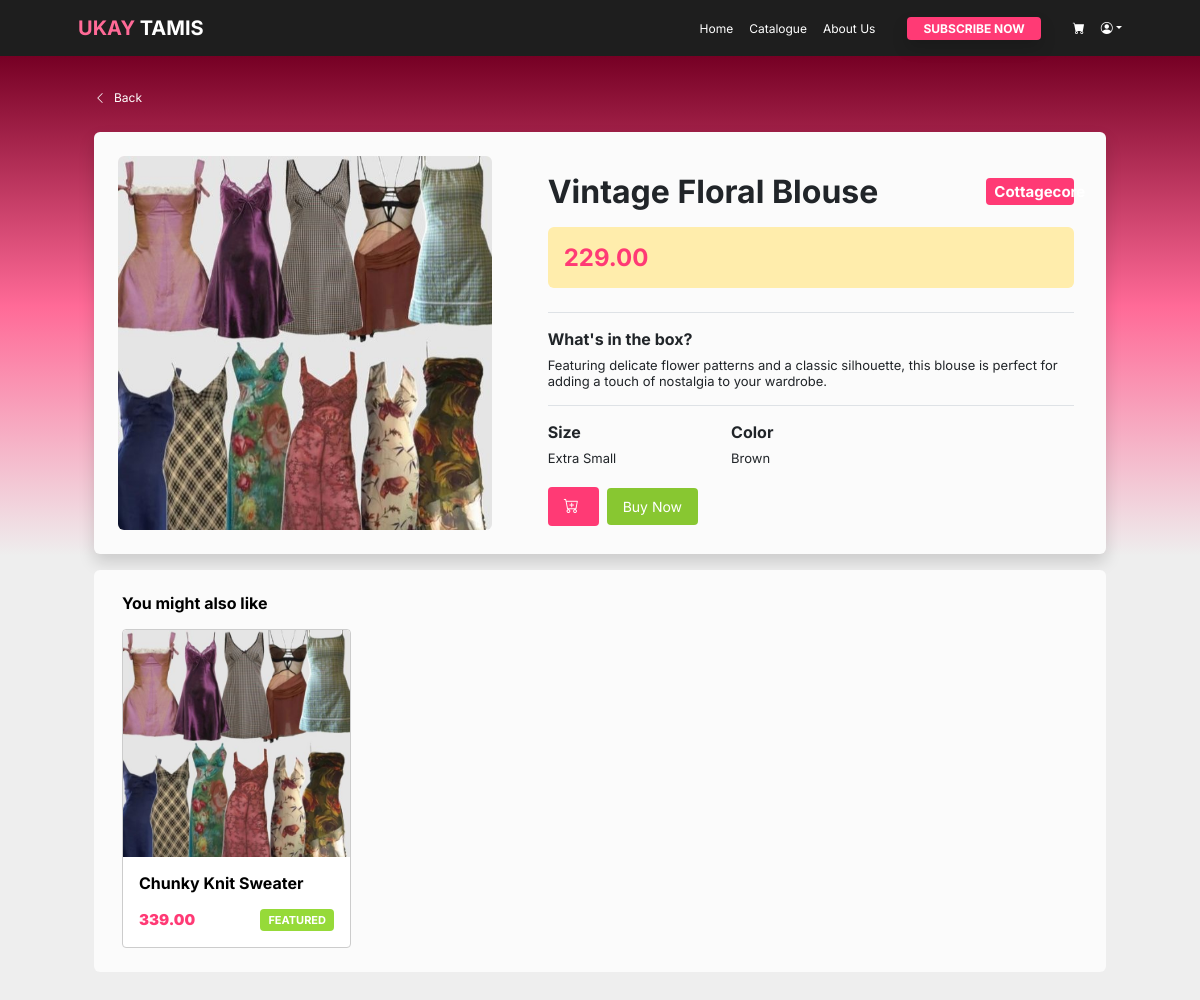
/item.php?item_id=item-00015, run on the app's committed database.
### tables this page shows
CREATE TABLE `item` (
  `item_id` varchar(10) NOT NULL,
  `style_id` varchar(10) DEFAULT NULL,
  `item_name` varchar(100) DEFAULT NULL,
  `item_description` varchar(255) DEFAULT NULL,
  `style` varchar(50) DEFAULT NULL,
  `price` decimal(10,2) DEFAULT NULL,
  `size` enum('XS','S','M','L','XL','XXL') DEFAULT NULL,
  `color` varchar(50) DEFAULT NULL,
  `item_img_url` varchar(45) DEFAULT NULL,
  `transaction_id` int(11) DEFAULT NULL,
  `order_number` varchar(20) DEFAULT NULL
);

CREATE TABLE `style` (
  `style_id` varchar(10) NOT NULL,
  `style` varchar(50) DEFAULT NULL,
  `style_description` text DEFAULT NULL,
  `style_img_url` varchar(50) DEFAULT NULL
);

### server/get_item_page.php (called while the page is built)
<?php
    include('connection.php');
    if (isset($_GET['item_id'])) {
        $item_id = $_GET['item_id'];
        $stmt = $conn -> prepare ("SELECT * FROM item INNER JOIN style ON item.style_id = style.style_id WHERE item.item_id = ? AND item.transaction_id IS NULL");
        $stmt -> bind_param("s", $item_id);
        $stmt -> execute();
        $item = $stmt -> get_result();
    } else {
        header('location: catalogue_page.php');
    }
?>

### server/get_related_item_item.php (called while the page is built)
<?php
    include('connection.php');
    if (isset($_GET['item_id'])) {
        $item_id = $_GET['item_id'];
        $stmt = $conn -> prepare ("SELECT style_id FROM item WHERE item_id = ? AND transaction_id IS NULL");
        $stmt -> bind_param("s", $item_id);
        $stmt -> execute();
        $result = $stmt -> get_result();
        $row = $result -> fetch_assoc();
        $style_id = $row['style_id'];
        $stmt = $conn -> prepare ("SELECT * FROM item INNER JOIN style ON item.style_id = style.style_id WHERE (item.style_id = ? AND item.item_id <> ?) AND item.transaction_id IS NULL");
        $stmt -> bind_param("ss", $style_id, $item_id);
        $stmt -> execute();
        $related_items = $stmt -> get_result();
    } else {
        header('location: catalogue_page.php');
    }
?>

### item.php (the view, shortened to what this page needs)
<?php include('server/get_item_page.php'); ?>
<!DOCTYPE html>
<html lang="en">
<head>
    <?php include 'head_resource.php';?>
    <link rel="stylesheet" href="css/style_box.css">
</head>
<body class="gray_bg2">
    <?php
        if (isset($_SESSION['logged_in'])) {
            include 'auth_nav_bar.php';
        } else {
            include 'nav_bar.php';
        }
    ?>
    <div class="container-fluid px-3 pt-1 gradient_pink center-align">
        <div class="container px-5 py-3">
            <div class="back_link p-2">
                <a class="border-0 p-2 rounded-1 justify-content-start text-decoration-none w-25" id="go_back" href="javascript:void(0)"><i class="bi bi-chevron-left me-2"></i>Back</a>
            </div>
            <?php while ($row = $item->fetch_assoc()) { ?>
                <div class="row shadow rounded-2 m-3 gray_bg">
                    <div class="col-sm-5 m-0 p-4">
                        <div class="card overflow-hidden border-0">
                            <img src="resources/<?php echo $row['item_img_url']; ?>" alt="<?php echo $row['item_name']; ?>">
                        </div>
                    </div>
                    <div class="col-sm-7 m-0 py-4 px-3 vstack d-flex align-items-stretch">
                        <div class="row m-0 p-3 pb-0 justify-content-between g-3">
                            <div class="col-sm-10 m-0 p-0">
                                <h2 class="bold_header align-content-center ps-0 mb-0 pb-0"><?php echo $row['item_name']; ?></h2>
                            </div>
                            <div class="col-sm-3 col-md-2 m-0 p-0 bold_header center-align align-content-center">
                                <p class="rounded-1 tag_pink px-2 py-1 m-0 center_text"><?php echo $row['style']; ?></p>
                            </div>
                        </div>
                        <div class="pt-3 px-3 mb-0">
                            <div class="m-0">
                                <h4 class="pink_highlight2 rounded-2 p-3 bold_header box_price"><?php echo $row['price']; ?></h4>
                            </div>
                        </div>
                        <div class="pt-3 px-3 mb-0">
                            <div class="border-top pt-3 pb-0 m-0">
                                <h6 class="bold_header">What's in the box?</h6>
                                <p class="box_desc m-0 p-0"><?php echo $row['item_description']; ?></p>
                            </div>
                        </div>
                        <div class="pt-3 px-3 mb-0">
                            <div class="border-top pt-3 pb-0 m-0">
                                <div class="row">
                                    <div class="col-sm-4">
                                        <h6 class="bold_header">Size</h6>
                                        <p class="box_desc m-0 p-0">
                                            <?php
                                                if ($row['size'] == 'L') {
                                                    echo 'Large';
                                                } elseif ($row['size'] == 'M') {
                                                    echo 'Medium';
                                                } elseif ($row['size'] == 'S') {
                                                    echo 'Small';
                                                } elseif ($row['size'] == 'XL') {
                                                    echo 'Extra Large';
                                                } elseif ($row['size'] == 'XS') {
                                                    echo 'Extra Small';
                                                } else {
                                                    echo 'freesize';
                                                }
                                            ?>
                                        </p>
                                    </div>
                                    <div class="col-sm-4">
                                        <h6 class="bold_header">Color</h6>
                                        <p class="box_desc m-0 p-0"><?php echo $row['color']; ?></p>
                                    </div>
                                </div>
                            </div>
                        </div>
                        <div class="px-3 pt-0 mt-auto hstack gap-2">
                            <form method = "POST" action = "view_cart.php">
                                <div class="d-inline add_cart">
                                    <button class="btn btn-dark border-0 px-3 py-2 mb-1 rounded-1" type="submit" name ="add_to_cart"><i class="bi bi-cart-plus me-1"></i></button>
                                </div>
                             </form>
                            <form method = "POST" action = "<?php echo "quick_checkout.php?item_id=" . $row['item_id'] ?>">
                                <div class="d-inline buy_now">
                                    <button class="btn btn-dark border-0 px-3 py-2 mb-1 rounded-1" type="submit" name = "buy_now">Buy Now</button>
                                </div>
                            </form>
                        </div>
                    </div>
                </div>
            <?php } ?>
            <div class="row rounded-2 m-3 p-2 gray_bg">
                <div class="mt-3 mb-0 ms-2 single_items">
                    <h6 class="mb-0">You might also like</h6>
                </div>
                <div class="row mt-0 mx-1 p-2 gx-3">
                    <?php include('server/get_related_item_item.php'); ?>
                    <?php if ($related_items->num_rows > 0) {
                        while ($row = $related_items->fetch_assoc()) { ?>
                        <div class="col-sm-3 p-2">
                            <a href="<?php echo "item.php?item_id=" . $row['item_id'] ?>" class="text-decoration-none">
                                <div class="card overflow-hidden rounded-1 card_content item_card">
                                    <img src="resources/<?php echo $row['item_img_url']; ?>" class="img-fluid card-img-top rounded-top-1" alt="<?php echo $row['item_name']; ?>">
                                    <div class="card-body p-3">
                                        <p class="item_name"><?php echo $row['item_name']; ?></p>
                                        <div class="row p-0 d-flex justify-content-between">
                                            <div class="col-5 m-0 text-align-left">
                                                <p class="card-text item_price m-0"><?php echo $row['price']; ?></p>
                                            </div>
                                            <div class="col-6 m-0 bold_header center_text center_align justify-content-end">
                                                <p class="rounded-1 tag_green m-0 px-2 py-1">FEATURED</p>
                                            </div>
                                        </div>
                                    </div>
                                </div>
                            </a>
                        </div>
                    <?php
                    }
                } else {
                    echo '<h6 class="text-center">No other available items right now. Check back soon!</h6>';
                    } ?>
                </div>
            </div>
        </div>
    </div>
</body>
</html>

### css/main_style.css (style rules this page uses)
body { padding: 0; margin: 0; }
.bold_header { font-weight: bold; line-height: normal; }
.center_align { display: flex; align-items: center; justify-content: center; }
.center_text { text-align: center; }
.gray_bg { background: #fbfbfb; }
.gray_bg2 { background: #eeeeee; }
.gradient_pink { background-image: linear-gradient(180deg, #760024, #FF6A97, #eeeeee); position:static; width: auto; height: 500px; }
.pink_highlight2 { color: #ff3a75; }
p { padding: 0; font-size: 12px; }

### css/style_box.css (style rules this page uses)
.add_cart button, .add_cart button:hover { font-size: 15px; color: white; background-color: #ff3a75; }
.back_link a { font-size: 12px; color: #ffffff; }
.box_price { background: #FFEDAC; }
.box_desc { line-height: normal; font-size: 13px; }
.buy_now button, .buy_now button:hover { font-size: 14px; color: white; background-color: #88c731; }
.card_content { background-color: white; color: black; }
.card-text { font-size: 12px; font-weight: bold; color: #FF6A97; }
.item_card { border: 1px solid #ccc; transition: border-color 0.3s, box-shadow 0.3s; }
.item_name { font-size: 16px; font-weight: bold; color: black; line-height: normal; }
.item_price { font-size: 15px; font-weight: 900; color: #ff3a75; }
.single_items h6 { color: black; font-weight: bold; font-weight: bold; }
.tag_pink { background-color: #ff3a75; color: white; font-size: 15px; line-height: normal; }
.tag_green { background-color: #96DA39; color: white; font-size: 11px; line-height: normal; }

### head_resource.php (style rules this page uses)
body { font-family: 'Inter', sans-serif; }

### data on the page
item: item_img_url (picture), item_name "Vintage Floral Blouse", style.style "Cottagecore", price "229.00", item_description "Featuring delicate flower patterns and a classic silhouette, this blouse is perfect for adding a touch of nostalgia to your wardrobe.", size "Extra Small", color "Brown"
item: item_img_url (picture), item_name "Chunky Knit Sweater", price "339.00"
